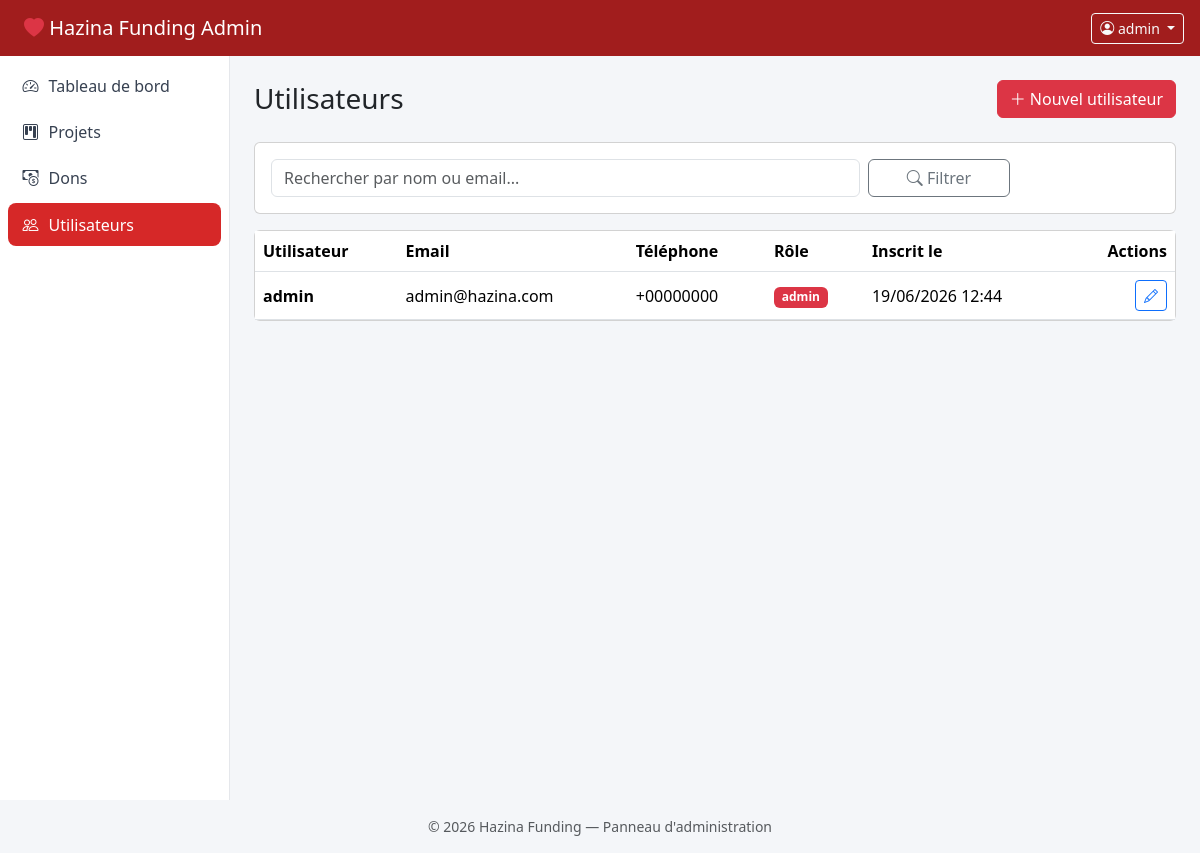
Screenshot of /users/index.php (signed in) with the database file from the repository.
### tables this page shows
CREATE TABLE `users` (
  `id` int(11) NOT NULL,
  `username` varchar(100) NOT NULL,
  `mail` varchar(150) NOT NULL,
  `telephone` varchar(20) NOT NULL,
  `adresse` varchar(255) NOT NULL,
  `password` varchar(255) NOT NULL,
  `photo` varchar(255) DEFAULT NULL,
  `role` enum('user','admin') DEFAULT 'user',
  `created_at` timestamp NOT NULL DEFAULT current_timestamp()
);

### includes/functions.php (called while the page is built, shortened)
<?php
function e(?string $value): string
{
    return htmlspecialchars($value ?? '', ENT_QUOTES, 'UTF-8');
}
function formatDate(string $date): string
{
    $dt = new DateTime($date);
    return $dt->format('d/m/Y H:i');
}

### users/index.php (the view, shortened to what this page needs)
<?php
require_once __DIR__ . '/../includes/functions.php';
$pdo = getPDO();
$search = trim($_GET['q'] ?? '');
$page = max(1, (int)($_GET['page'] ?? 1));
$perPage = 10;
$offset = ($page - 1) * $perPage;
$where = '';
$stmt = $pdo->prepare("SELECT * FROM users $where ORDER BY created_at DESC LIMIT :limit OFFSET :offset");
$stmt->bindValue(':limit', $perPage, PDO::PARAM_INT);
$stmt->bindValue(':offset', $offset, PDO::PARAM_INT);
$stmt->execute();
$users = $stmt->fetchAll();
require_once __DIR__ . '/../includes/header.php';
?>
<div class="d-flex flex-wrap justify-content-between align-items-center mb-4 gap-2">
  <h3 class="mb-0">Utilisateurs</h3>
  <a href="create.php" class="btn btn-danger"><i class="bi bi-plus-lg"></i> Nouvel utilisateur</a>
</div>
<div class="card mb-3">
  <div class="card-body">
    <form class="row g-2" method="get">
      <div class="col-md-8">
        <input type="text" name="q" class="form-control" placeholder="Rechercher par nom ou email..." value="<?= e($search) ?>">
      </div>
      <div class="col-md-2">
        <button class="btn btn-outline-secondary w-100"><i class="bi bi-search"></i> Filtrer</button>
      </div>
    </form>
  </div>
</div>
<div class="card">
  <div class="table-responsive">
    <table class="table align-middle mb-0">
      <thead>
        <tr>
          <th>Utilisateur</th>
          <th>Email</th>
          <th>Téléphone</th>
          <th>Rôle</th>
          <th>Inscrit le</th>
          <th class="text-end">Actions</th>
        </tr>
      </thead>
      <tbody>
      <?php foreach ($users as $u): ?>
        <tr>
          <td class="fw-semibold"><?= e($u['username']) ?></td>
          <td><?= e($u['mail']) ?></td>
          <td><?= e($u['telephone']) ?></td>
          <td>
            <span class="badge text-bg-<?= $u['role'] === 'admin' ? 'danger' : 'secondary' ?>"><?= e($u['role']) ?></span>
          </td>
          <td><?= formatDate($u['created_at']) ?></td>
          <td class="text-end">
            <a href="edit.php?id=<?= (int)$u['id'] ?>" class="btn btn-sm btn-outline-primary"><i class="bi bi-pencil"></i></a>
          </td>
        </tr>
      <?php endforeach; ?>
      </tbody>
    </table>
  </div>
</div>
<?php require_once __DIR__ . '/../includes/footer.php'; ?>

### assets/css/style.css (style rules this page uses)
:root { --brand: #d62828; --brand-dark: #a11d1d; --sidebar-w: 230px; }
body { background-color: #f4f6f9; font-family: 'Segoe UI', system-ui, -apple-system, sans-serif; }
.table thead { background-color: #f8f9fa; }

### rows the page displays
users: username "admin", mail "admin@hazina.com", telephone "+00000000", role "admin", created_at "19/06/2026 12:44"

### other values shown
$_SESSION['admin_username'] "admin"
